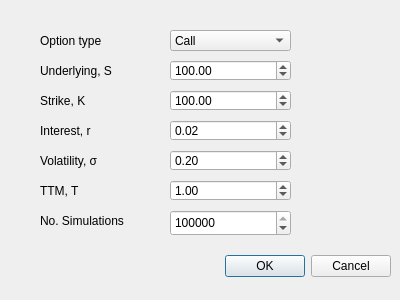
<?xml version="1.0" encoding="UTF-8"?>
<ui version="4.0">
 <class>GbmMonteCarlos</class>
 <widget class="QDialog" name="GbmMonteCarlos">
  <property name="geometry">
   <rect>
    <x>0</x>
    <y>0</y>
    <width>400</width>
    <height>300</height>
   </rect>
  </property>
  <property name="windowTitle">
   <string>Dialog</string>
  </property>
  <widget class="QDialogButtonBox" name="buttonBox">
   <property name="geometry">
    <rect>
     <x>50</x>
     <y>250</y>
     <width>341</width>
     <height>32</height>
    </rect>
   </property>
   <property name="orientation">
    <enum>Qt::Horizontal</enum>
   </property>
   <property name="standardButtons">
    <set>QDialogButtonBox::Cancel|QDialogButtonBox::Ok</set>
   </property>
  </widget>
  <widget class="QLabel" name="label">
   <property name="geometry">
    <rect>
     <x>40</x>
     <y>60</y>
     <width>91</width>
     <height>21</height>
    </rect>
   </property>
   <property name="text">
    <string>Underlying, S</string>
   </property>
  </widget>
  <widget class="QLabel" name="label_2">
   <property name="geometry">
    <rect>
     <x>40</x>
     <y>90</y>
     <width>91</width>
     <height>21</height>
    </rect>
   </property>
   <property name="text">
    <string>Strike, K</string>
   </property>
  </widget>
  <widget class="QDoubleSpinBox" name="SpinS">
   <property name="geometry">
    <rect>
     <x>170</x>
     <y>60</y>
     <width>121</width>
     <height>21</height>
    </rect>
   </property>
   <property name="maximum">
    <double>10000000000.000000000000000</double>
   </property>
   <property name="singleStep">
    <double>100.000000000000000</double>
   </property>
   <property name="value">
    <double>100.000000000000000</double>
   </property>
  </widget>
  <widget class="QDoubleSpinBox" name="SpinK">
   <property name="geometry">
    <rect>
     <x>170</x>
     <y>90</y>
     <width>121</width>
     <height>21</height>
    </rect>
   </property>
   <property name="maximum">
    <double>100000000.000000000000000</double>
   </property>
   <property name="singleStep">
    <double>1.000000000000000</double>
   </property>
   <property name="value">
    <double>100.000000000000000</double>
   </property>
  </widget>
  <widget class="QDoubleSpinBox" name="SpinSigma">
   <property name="geometry">
    <rect>
     <x>170</x>
     <y>150</y>
     <width>121</width>
     <height>21</height>
    </rect>
   </property>
   <property name="maximum">
    <double>10.000000000000000</double>
   </property>
   <property name="singleStep">
    <double>0.010000000000000</double>
   </property>
   <property name="value">
    <double>0.200000000000000</double>
   </property>
  </widget>
  <widget class="QLabel" name="label_3">
   <property name="geometry">
    <rect>
     <x>40</x>
     <y>150</y>
     <width>91</width>
     <height>21</height>
    </rect>
   </property>
   <property name="text">
    <string>Volatility, σ</string>
   </property>
  </widget>
  <widget class="QDoubleSpinBox" name="SpinR">
   <property name="geometry">
    <rect>
     <x>170</x>
     <y>120</y>
     <width>121</width>
     <height>21</height>
    </rect>
   </property>
   <property name="minimum">
    <double>-99.989999999999995</double>
   </property>
   <property name="singleStep">
    <double>0.010000000000000</double>
   </property>
   <property name="value">
    <double>0.020000000000000</double>
   </property>
  </widget>
  <widget class="QLabel" name="label_4">
   <property name="geometry">
    <rect>
     <x>40</x>
     <y>120</y>
     <width>91</width>
     <height>21</height>
    </rect>
   </property>
   <property name="text">
    <string>Interest, r</string>
   </property>
  </widget>
  <widget class="QLabel" name="label_5">
   <property name="geometry">
    <rect>
     <x>40</x>
     <y>180</y>
     <width>91</width>
     <height>21</height>
    </rect>
   </property>
   <property name="text">
    <string>TTM, T</string>
   </property>
  </widget>
  <widget class="QDoubleSpinBox" name="SpinT">
   <property name="geometry">
    <rect>
     <x>170</x>
     <y>180</y>
     <width>121</width>
     <height>21</height>
    </rect>
   </property>
   <property name="singleStep">
    <double>0.250000000000000</double>
   </property>
   <property name="value">
    <double>1.000000000000000</double>
   </property>
  </widget>
  <widget class="QLabel" name="label_6">
   <property name="geometry">
    <rect>
     <x>40</x>
     <y>210</y>
     <width>111</width>
     <height>21</height>
    </rect>
   </property>
   <property name="text">
    <string>No. Simulations</string>
   </property>
  </widget>
  <widget class="QSpinBox" name="SpinSimulations">
   <property name="geometry">
    <rect>
     <x>170</x>
     <y>210</y>
     <width>121</width>
     <height>26</height>
    </rect>
   </property>
   <property name="maximum">
    <number>100000000</number>
   </property>
   <property name="singleStep">
    <number>1000</number>
   </property>
   <property name="value">
    <number>100000</number>
   </property>
   <property name="displayIntegerBase">
    <number>10</number>
   </property>
  </widget>
  <widget class="QComboBox" name="comboOptionType">
   <property name="geometry">
    <rect>
     <x>170</x>
     <y>30</y>
     <width>121</width>
     <height>21</height>
    </rect>
   </property>
   <item>
    <property name="text">
     <string>Call</string>
    </property>
   </item>
   <item>
    <property name="text">
     <string>Put</string>
    </property>
   </item>
  </widget>
  <widget class="QLabel" name="label_7">
   <property name="geometry">
    <rect>
     <x>40</x>
     <y>30</y>
     <width>91</width>
     <height>21</height>
    </rect>
   </property>
   <property name="text">
    <string>Option type</string>
   </property>
  </widget>
 </widget>
 <resources/>
 <connections>
  <connection>
   <sender>buttonBox</sender>
   <signal>accepted()</signal>
   <receiver>GbmMonteCarlos</receiver>
   <slot>accept()</slot>
   <hints>
    <hint type="sourcelabel">
     <x>248</x>
     <y>254</y>
    </hint>
    <hint type="destinationlabel">
     <x>157</x>
     <y>274</y>
    </hint>
   </hints>
  </connection>
  <connection>
   <sender>buttonBox</sender>
   <signal>rejected()</signal>
   <receiver>GbmMonteCarlos</receiver>
   <slot>reject()</slot>
   <hints>
    <hint type="sourcelabel">
     <x>316</x>
     <y>260</y>
    </hint>
    <hint type="destinationlabel">
     <x>286</x>
     <y>274</y>
    </hint>
   </hints>
  </connection>
 </connections>
</ui>
